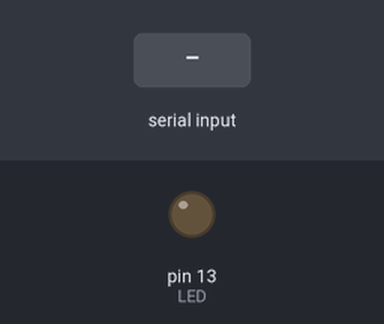
Bench run of a sketch on a simulated Arduino Uno, built with avr-gcc and run on an emulated ATmega328P. On the bench: output pins drawn as LEDs (lit = HIGH). The test bench sets the inputs (shaded band).

Above: at 1.2 s.
1.3 s: "1" received over the second serial link
At 2.0 s:
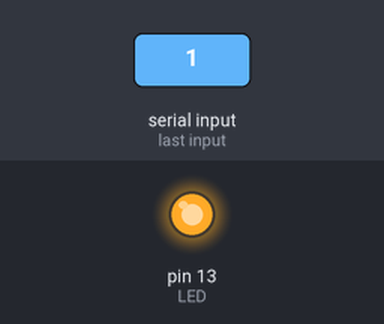
2.8 s: "0" received over the second serial link
At 3.2 s:
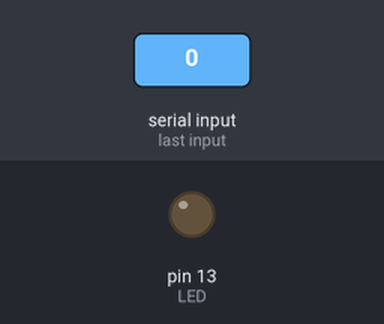
Timing chart, 0 to 5.8 s (numbered marks = the images above; inputs shaded):
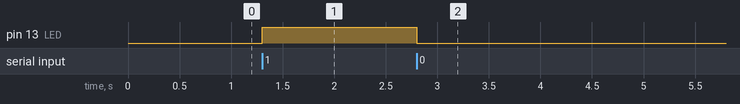

The sketch:

Bluetooth_and_LED.ino
```cpp
#include <SoftwareSerial.h>
int tx=7;
int rx=6;
int LED=13;
SoftwareSerial bluetoothSerial(tx,rx);
void setup() {
  bluetoothSerial.begin(9600);
  pinMode(LED, OUTPUT);
}
void loop() {
  if (bluetoothSerial.available()) {
    if (bluetoothSerial.read() == '1')
      digitalWrite(LED, HIGH);
    else
      digitalWrite(LED, LOW);
  }
}
```

Measured:
- after the input at 1.3 s, pin 13 (LED): LOW → HIGH at once
- after the input at 2.8 s, pin 13 (LED): HIGH → LOW at once
